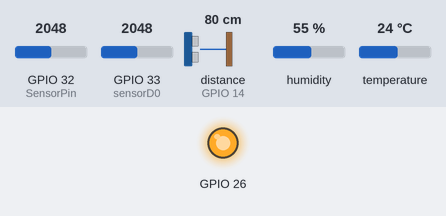
Bench run of a sketch on a simulated ESP32. On the bench: output pins drawn as LEDs (lit = HIGH). Wiring (inferred from the names in the program): ultrasonic range finder: trigger GPIO 27; echo GPIO 14. The test bench sets the inputs (shaded band); at power-on: temperature 24 °C, GPIO 32 (SensorPin) = 2048, GPIO 33 (sensorD0) = 2048, distance to the obstacle (sensor on GPIO 14) 80 cm, humidity 55 %. The echo pulse lasts 58.3 µs per cm; WiFi joins after 1.5 s; servers stay silent unless stated; uploads are accepted with an empty reply; pins used as bus, display or sensor lines are not drawn; what the sketch prints to the serial monitor is not drawn.

Above: at 0.1 s.
At 3.0 s:
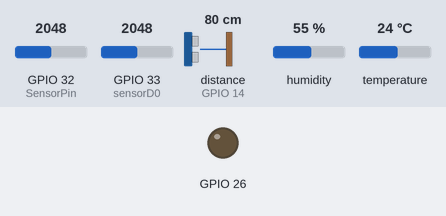
3.1 s: temperature set to 11 °C
9.6 s: temperature set to 8 °C
Timing chart, 0 to 12.6 s (numbered marks = the images above; inputs shaded):
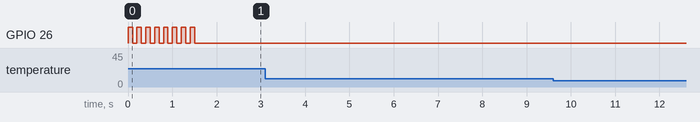

Measured:
- after the input at 3.1 s, every drawn part: stays the same
- after the input at 9.6 s, every drawn part: stays the same

The sketch:

ESP32_basik.ino
```cpp
#include <SPI.h>
#include <WiFi.h>
#include "sonar.h"
#include "temperatyre.h"
#include "microphone.h"
#include <HTTPClient.h>
#define SensorPin 32

const char* ssid     = "EL123";
const char* password = "EL27072019";
const uint16_t port = 9999;//9999;

int status = WL_IDLE_STATUS;
const char * host = "192.168.0.102";
WiFiClient client;
HTTPClient http;
int L,Mi;
float H,T;
long S;
int Svet = 0;
String Json ;
//Фоторезистор
int Light()
{
   // Получаем данные с модуля
    Svet = analogRead(SensorPin);
    return(Svet);
}
void Light_print()
{
   // Получаем данные с модуля
    Svet = analogRead(SensorPin);
    // Выводим значение полученное с модуля
    Serial.print("Light:    ");
    Serial.println(Svet, DEC);
    // Задержка
    delay(200);
}

void setup()  {
  pinMode(26, OUTPUT);//красный светик
  digitalWrite(26, LOW);
  pinMode(trigPin, OUTPUT); // триггер - выходной пин
  pinMode(echoPin, INPUT); // эхо - входной
  digitalWrite(trigPin, LOW);
  Serial.begin(115200); // инициализация послед. порта
  dht.begin();
  pinMode (sensorD0, INPUT);
  Serial.println("KY-015 test - temperature and humidity-test:");

   WiFi.begin(ssid, password);
  while (WiFi.status() != WL_CONNECTED) {
    digitalWrite(26, HIGH);
    delay(100);
    digitalWrite(26, LOW);
    delay(100);
    Serial.print(".");
  }
  Serial.println("WiFi connected ");
 if (!client.connect(host, port)) {
Serial.println("Connection to host failed");
digitalWrite(26, HIGH);
delay(1000);
digitalWrite(26, LOW);
delay(300);
digitalWrite(26, HIGH);
delay(1000);
digitalWrite(26, LOW);
 return;
    }

  Serial.print("Server connected with IP: ");
  Serial.println(WiFi.localIP());
}

void loop()
{
  S = Sonar();
  T = dht.readTemperature();
  H = dht.readHumidity();
  L = Light();
  Mi = Screem();

    // посылаем HTTP-запрос:
    Json= "{Light: "+ String(Svet) +", microphoneValue: " + String(microphoneValue) + ",Sonar: " + String(distance) + ",Humidity: " + String(H) + ", temperature: " + String(T) + "}";
    Serial.println(Json);
    if(S<=10 || T>=26 || H>=20 || L>=1700)
    {
      http.begin("http://192.168.0.102:9999/v1/set_stat?Light=" + String(Svet) + "&microphoneValue=" + String(microphoneValue) + "&Sonar=" + String(distance) + "&Humidity=" + String(H) + "&temperature=" + String(T)); //передача сообщения на сервер
      int httpcode = http.GET();
      Serial.print("Error code: ");
      Serial.println(httpcode);
      http.end();
    }
      Serial.println("--------------------------------------------------------------------------");
      Serial.println("http://192.168.0.102:9999/v1/set_stat/" + Json);
      Serial.println("--------------------------------------------------------------------------");

    delay(100);

}
```

microphone.h
```cpp
#define sensorD0 33//был 13 входной пин для выхода D0 с микрофона
int microphoneValue = 0;// переменная для значения

int Screem ()
{
  microphoneValue = analogRead(sensorD0); // чтение значения с микрофона
  return(microphoneValue);

}
void Screem_print()
{
  microphoneValue = analogRead(sensorD0); // чтение значения с микрофона
  Serial.print("Noize:  ");
  Serial.println (microphoneValue, DEC); // вывод значения в монитор порта
}
```

sonar.h
```cpp
const int trigPin = 27;
const int echoPin = 14;
long distance;
// Определение времени задержки
long getEchoTiming() {
  digitalWrite(trigPin, HIGH); // генерируем 10 мкс импульс запуска
  delayMicroseconds(10);
  digitalWrite(trigPin, LOW);
  // определение на пине echoPin длительности уровня HIGH, мкс:
  long duration = pulseIn(echoPin, HIGH);
  return duration;
  }
// Определение дистанции до объекта в см

long getDistance() {
  long distacne_cm = getEchoTiming() * 1.7 * 0.01;
  return distacne_cm;
}

long Sonar()
{
  distance = getDistance(); // получаем дистанцию с датчика
  return(distance);
}
void Sonar_print()
{
  distance = getDistance(); // получаем дистанцию с датчика
  Serial.print("Distance:   ");
  Serial.println(distance); // выводим в последовательный порт
}
```

temperatyre.h
```cpp
#include <DHT.h>
#define DHTPIN 13//был 25
float Humidity;
float temperature;
#define DHTTYPE DHT11   // DHT 11
DHT dht(DHTPIN, DHTTYPE);
void temperatyre()
 {
  Humidity = dht.readHumidity();
  temperature = dht.readTemperature();
  if (isnan(Humidity) || isnan(temperature)) {
    Serial.println("Error while reading the sensor");
    return;
  }
  Serial.print("Humidity: ");
  Serial.println(Humidity);
  Serial.println("-----------------------------------------------------------");
  Serial.print("temperature: ");
  Serial.println(temperature);

}
```
